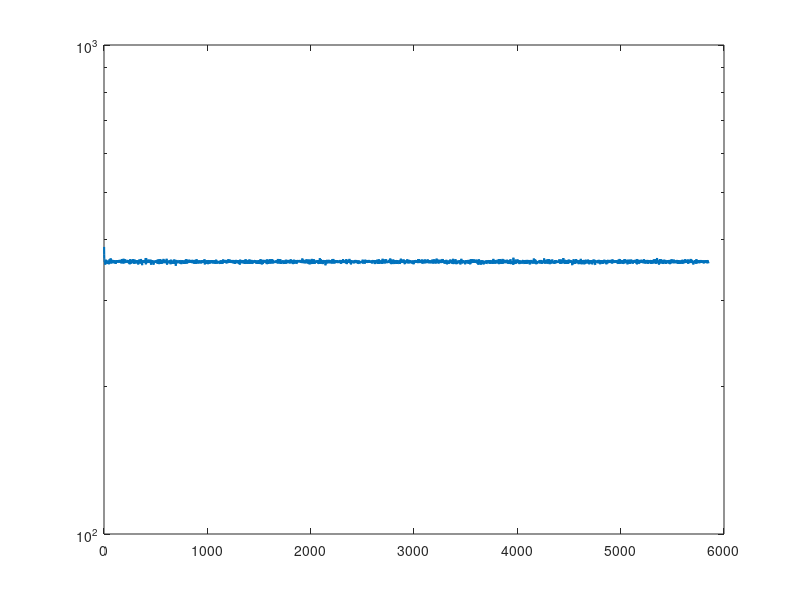

This figure's MATLAB source:
function [] = subgradient5 ()

load('hw8.mat', 'A');
load('hw8.mat', 'b');

% Initialize x(0), f(0)
x = zeros(100, 1);
f = norm(A * x - b, 1);

% Subgradient
y = A * x - b;
dy = zeros(500, 1);
for idx = 1 : 500
    if y(idx) > 0
        dy(idx, 1) = 1;
    else
        if y(idx) < 0
            dy(idx, 1) = -1;
        else
            dy(idx, 1) = 0;
        end
    end
end

df = A' * dy;

jdx = 0;
iterations = [];
temp = [];

while true
    % Subgradient Method - Fixed Step Size
    jdx = jdx + 1;
    x_nxt = x - (0.001) * df;
    f_nxt = norm(A * x_nxt - b, 1);
    
    % Next Subgradient
    y_nxt = A * x_nxt - b;
    dy_nxt = zeros(500, 1);
    for kdx = 1 : 500
        if y_nxt(kdx) > 0
            dy_nxt(kdx, 1) = 1;
        else
            if y_nxt(kdx) < 0
                dy_nxt(kdx, 1) = -1;
            else
                dy_nxt(kdx, 1) = 0;
            end
        end
    end
    
    df_nxt = A' * dy_nxt;
    
    iterations = horzcat(iterations, jdx);
    temp = horzcat(temp, f_nxt);
    
    if abs(f - f_nxt) < 1e-3
        break
    end
    
    x = x_nxt;
    f = f_nxt;
    df = df_nxt;
end

semilogy(iterations, temp, 'LineWidth', 1.5);

end